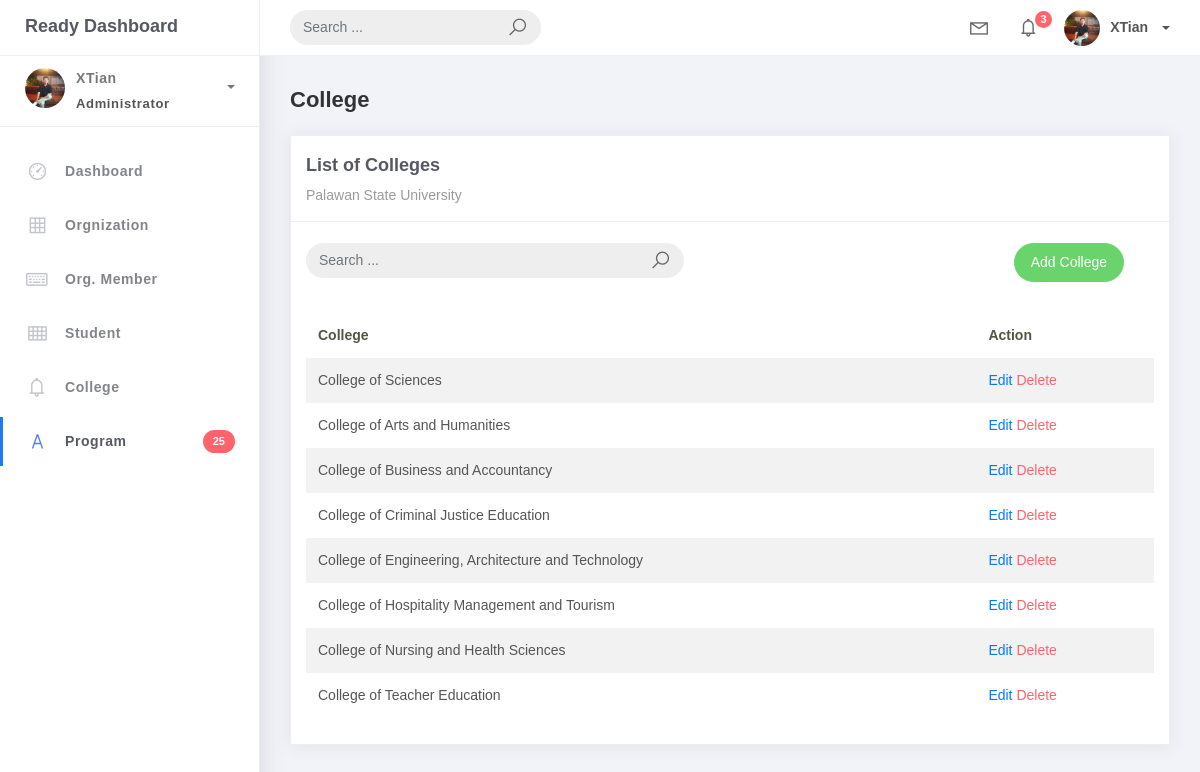
The app's page /college-list/ with its own data.
### studentorg/models.py (models this page shows, shortened)
class BaseModel (models.Model):
    created_at = models.DateTimeField (auto_now_add=True, db_index=True)
    update_at = models.DateTimeField (auto_now=True)
    class Meta:
        abstract = True

class College (BaseModel):
    college_name = models.CharField(max_length=150)

### studentorg/views.py (the view)
# urls.py: path('college-list/', CollegeList.as_view(), name='college-list'),
class CollegeList(ListView):
    model = College
    context_object_name = 'college'
    template_name = 'college_list.html'
    paginate_by = 10

### templates/college_list.html (shortened to what this page needs)
{% extends 'base.html' %} {% load static %} {% block content %}
<div class="content">
  <div class="container-fluid">
    <h4 class="page-title">College</h4>
    <div class="row">
      <div class="col-md-12">
        <div class="card">
          <div class="card-header">
            <div class="card-title">List of Colleges</div>
            <div class="card-category">Palawan State University</div>
          </div>
          <br />
          <div class="col-md-12 row">
            <div class="col-md-6">
              <form class="navbar-left navbar-form nav-search mr-md-3" action="{% url 'college-list' %}">
                <div class="input-group">
                  <input type="text"placeholder="Search ..." class="form-control" name="q"/>
                  <div class="input-group-append">
                    <span class="input-group-text">
                      <i class="la la-search search-icon"></i>
                    </span>
                  </div>
                </div>
              </form>
            </div>
            <div class="col-md-6">
              <div class="pull-right">
                <a
                  href="{% url 'college-add' %}" class="btn btn-success btn-rounded">Add College</a>
              </div>
            </div>
          </div>
          <div class="card-body">
            <table class="table table-striped mt-3">
              <thead>
                <tr>
                  <th scope="col">College</th>
                  <th scope="col">Action</th>
                </tr>
              </thead>
              <tbody>
                {% for object in object_list %}
                <tr>
                  <td>{{ object.college_name }}</td>
                  <td>
                    <a href="college_list/{{object.id}}">Edit</a>
                    <a href="college_list/delete/{{object.id}}" class="text-danger">Delete</a>
                  </td>
                </tr>
                {% endfor %}
              </tbody>
            </table>
          </div>
        </div>
      </div>
    </div>
  </div>
</div>
{% endblock %}

### records on screen
College: college_name "College of Sciences"
College: college_name "College of Arts and Humanities"
College: college_name "College of Business and Accountancy"
College: college_name "College of Criminal Justice Education"
College: college_name "College of Engineering, Architecture and Technology"
College: college_name "College of Hospitality Management and Tourism"
College: college_name "College of Nursing and Health Sciences"
College: college_name "College of Teacher Education"
